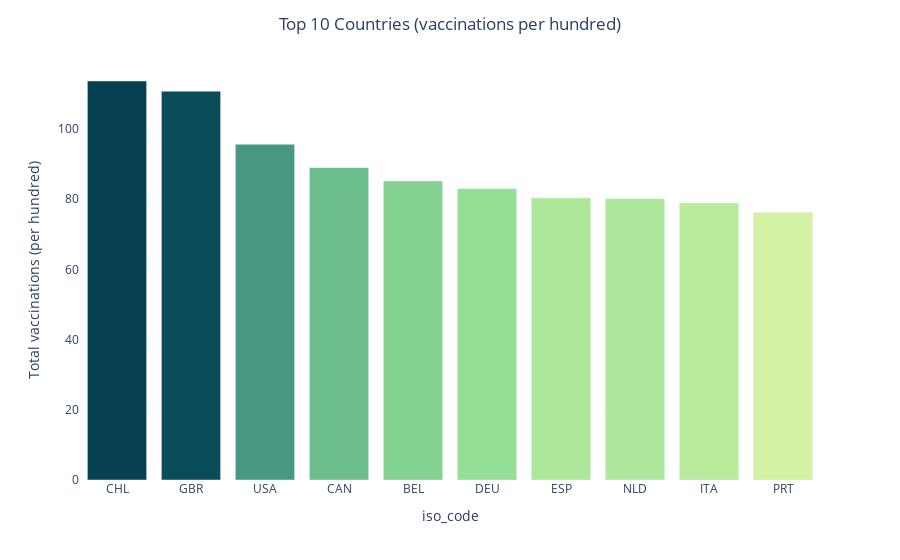

Notebook source saved alongside this figure:
### Code cell
country_total_count = px.bar(top_10_countries, 
                             x=top_10_countries.index, 
                             y='total_vaccinations_per_hundred',
                             color='total_vaccinations_per_hundred', 
                             color_continuous_scale=px.colors.sequential.Emrld,
                             labels={
                                 'total_vaccinations_per_hundred': 'Total vaccinations (per hundred)',
                                 'location': ''
                             },)
country_total_count.update_layout({'plot_bgcolor': 'rgba(0, 0, 0, 0)','paper_bgcolor': 'rgba(0, 0, 0, 0)',})
country_total_count.update_coloraxes(showscale=False)
country_total_count.update_layout(title_text='Top 10 Countries (vaccinations per hundred)', title_x=0.5)
country_total_count.show()

### Figure 1 — Plotly figure (JSON) as saved in the notebook; plotly's stock layout.template omitted (floating-point values rounded to 4 significant figures)
{"data": [{"alignmentgroup": "True", "hovertemplate": "iso_code=%{x}<br>Total vaccinations (per hundred)=%{marker.color}<extra></extra>", "legendgroup": "", "marker": {"color": [113.7, 110.8, 95.64, 88.99, 85.19, 82.97, 80.34, 80.15, 78.93, 76.24], "coloraxis": "coloraxis"}, "name": "", "offsetgroup": "", "orientation": "v", "showlegend": false, "textposition": "auto", "type": "bar", "x": ["CHL", "GBR", "USA", "CAN", "BEL", "DEU", "ESP", "NLD", "ITA", "PRT"], "xaxis": "x", "y": [113.7, 110.8, 95.64, 88.99, 85.19, 82.97, 80.34, 80.15, 78.93, 76.24], "yaxis": "y"}], "layout": {"barmode": "relative", "coloraxis": {"colorbar": {"title": {"text": "Total vaccinations (per hundred)"}}, "colorscale": [[0, "rgb(211, 242, 163)"], [0.1667, "rgb(151, 225, 150)"], [0.3333, "rgb(108, 192, 139)"], [0.5, "rgb(76, 155, 130)"], [0.6667, "rgb(33, 122, 121)"], [0.8333, "rgb(16, 89, 101)"], [1, "rgb(7, 64, 80)"]], "showscale": false}, "legend": {"tracegroupgap": 0}, "margin": {"t": 60}, "paper_bgcolor": "rgba(0, 0, 0, 0)", "plot_bgcolor": "rgba(0, 0, 0, 0)", "title": {"text": "Top 10 Countries (vaccinations per hundred)", "x": 0.5}, "xaxis": {"anchor": "y", "domain": [0, 1], "title": {"text": "iso_code"}}, "yaxis": {"anchor": "x", "domain": [0, 1], "title": {"text": "Total vaccinations (per hundred)"}}}}
